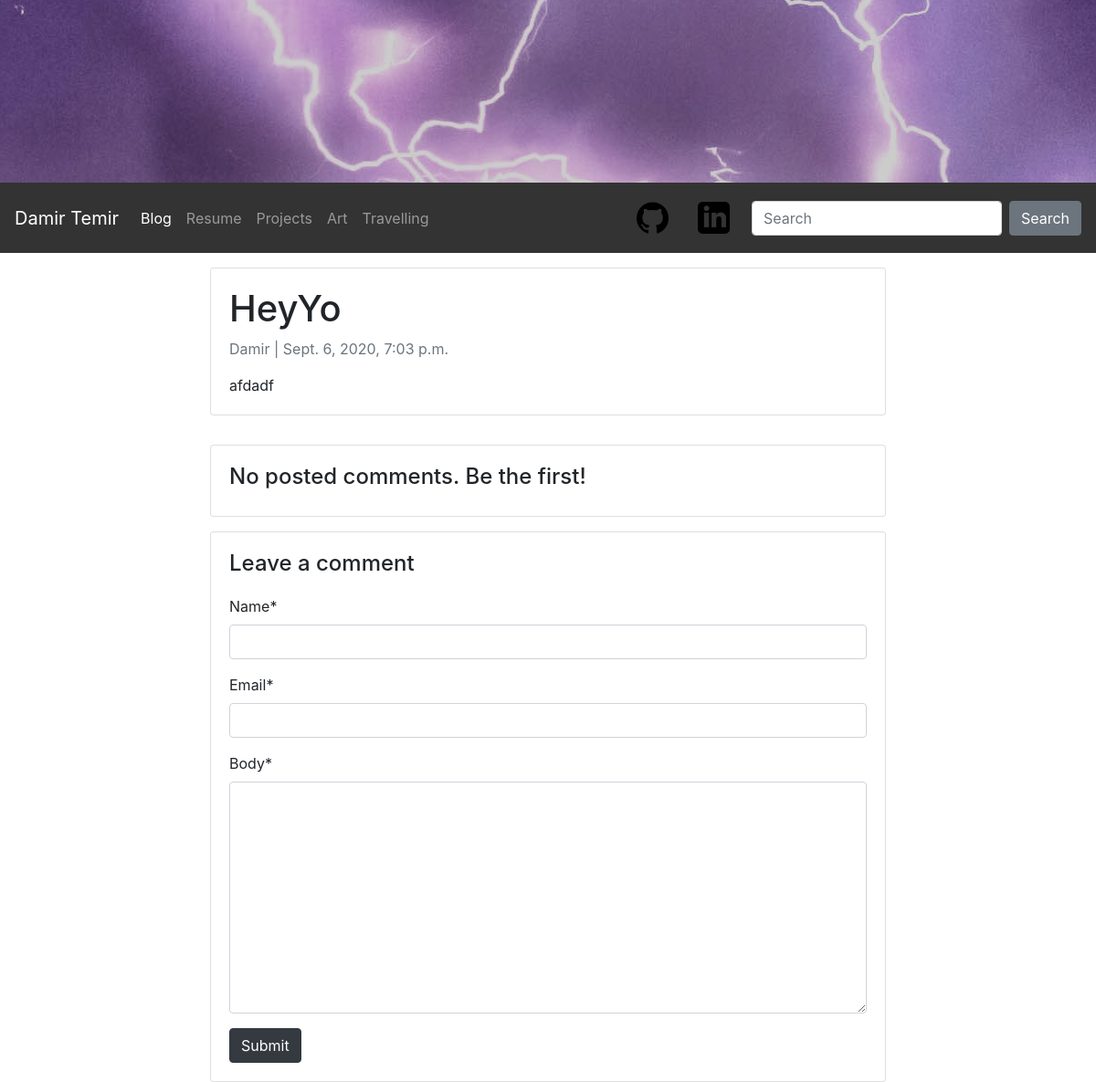
Before: /blog/helloyo/ with the older database file.
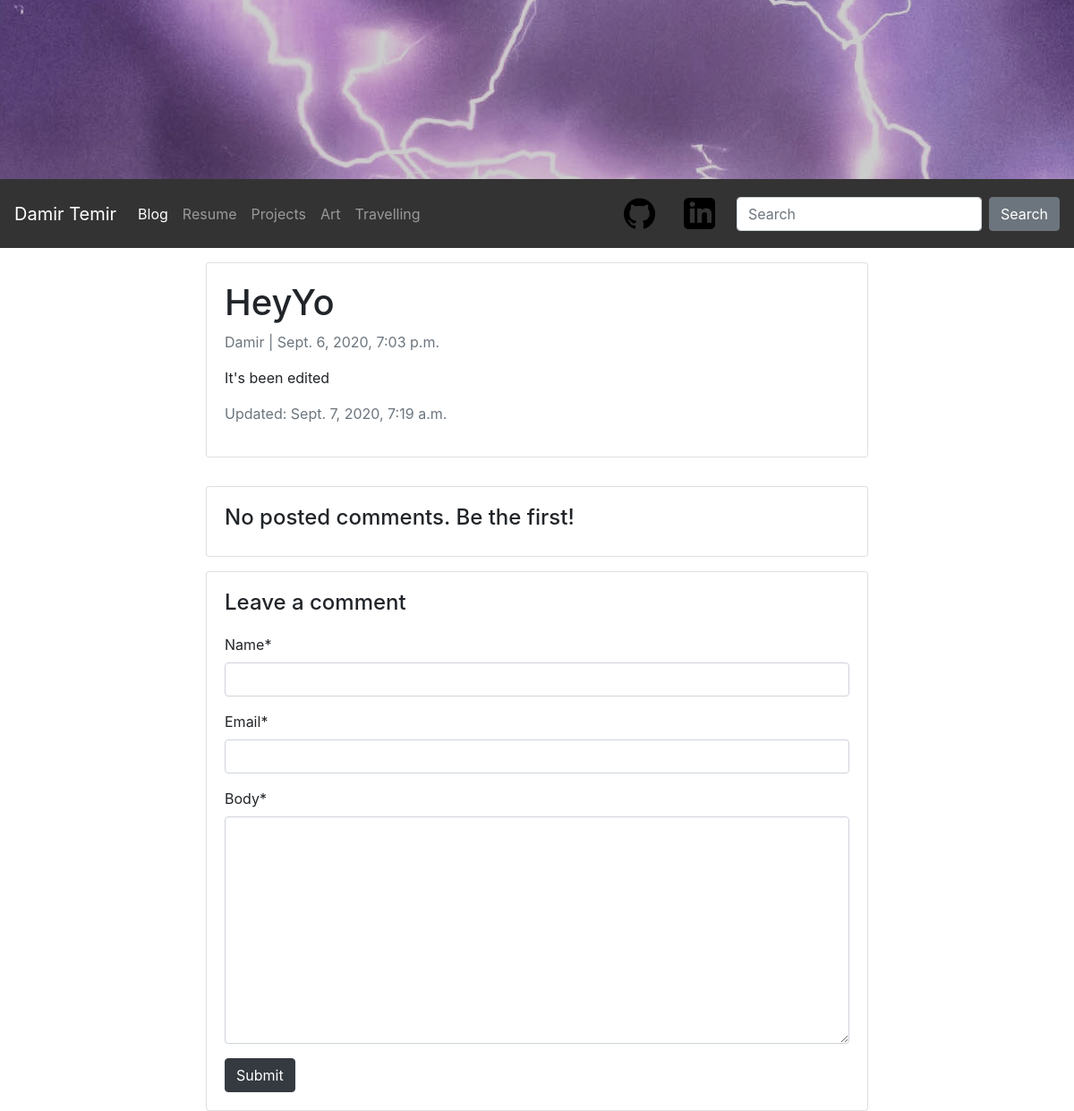
After: the same page with the newer database file.
### blog/models.py (models this page shows, shortened)
class Post(models.Model):
    title = models.CharField(max_length=100, unique=True)
    header_image = models.ImageField(null=True, blank=True, upload_to="images/")
    slug = models.SlugField(max_length=100, unique=True)
    author = models.ForeignKey(User, on_delete=models.CASCADE, related_name='blog_posts')
    updated_on = models.DateTimeField(auto_now=True)
    content = models.TextField()
    created_on = models.DateTimeField(auto_now_add=True)
    status = models.IntegerField(choices=STATUS, default=0)
    class Meta:
        ordering = ['-created_on']

### blog/views.py (the view)
# urls.py: path('<slug:slug>/', views.post_detail, name='post_detail'),
def post_detail(request, slug):
    template_name = 'blog/post_detail.html'
    post = get_object_or_404(Post, slug=slug)
    comments = post.comments.filter(active=True)
    new_comment = None
    if request.method == 'POST':
        comment_form = CommentForm(data=request.POST)
        if comment_form.is_valid():
            new_comment = comment_form.save(commit=False)
            new_comment.post = post
            new_comment.save()
    else:
        comment_form = CommentForm()
    return render(request, template_name, {'post': post,
                                           'comments': comments,
                                           'new_comment': new_comment,
                                           'comment_form': comment_form})

### blog/forms.py
class CommentForm(forms.ModelForm):
    class Meta:
        model = Comment
        fields = ('name', 'email', 'body')

### blog/templates/blog/post_detail.html (shortened to what this page needs)
{% extends 'blog/nav.html' %}
{% load static %}
{% load crispy_forms_tags %}
{% block content %}
    <body>
    <div class="container align-items-center">
        <div class="row no-gutters">
            <div class="card col-md-8 mb-3 mx-auto mt-3 ">
            <div class="card-body">
                <h1>{% block title %} {{ post.title }} {% endblock title %}</h1>
                <p class="text-muted">{{ post.author }} | {{ post.created_on }}</p>
                <p class="card-text ">{{ post.content | safe }}</p>
                {% if post.updated_on > post.created_on %}
                <p class="text-muted">Updated: {{ post.updated_on }}</p>
                {% endif %}
            </div>
            </div>
        <div class="col-md-8 card mx-auto mt-3 ">
          <div class="card-body">
            {% if comments.count == 0 %}
            <h4>No posted comments. Be the first!</h4>
            {% else %}
            <h4>{{ comments.count }} comments</h4>
            {% endif %}
          </div>
        </div>
        <div class="col-md-8 card mx-auto mt-3 ">
          <div class="card-body">
            {% if new_comment %}
            <div class="alert alert-success" role="alert">
              Your comment is awaiting moderation
            </div>
            {% else %}
            <h4>Leave a comment</h4>
            <form method="post" style="margin-top: 1.3em;">
              {{ comment_form | crispy}}
              <button type="submit" class="btn btn-dark">Submit</button>
            </form>
            {% endif %}
          </div>
        </div>
      </div>
    </div>
    </body>
{% endblock content %}

Changed rows visible on the page:
changed Post "HeyYo": content "afdadf" → "It's been edited"; updated_on (not shown) → "Sept. 7, 2020, 7:19 a.m."
Other visible differences:
text now shown: "Updated:"
